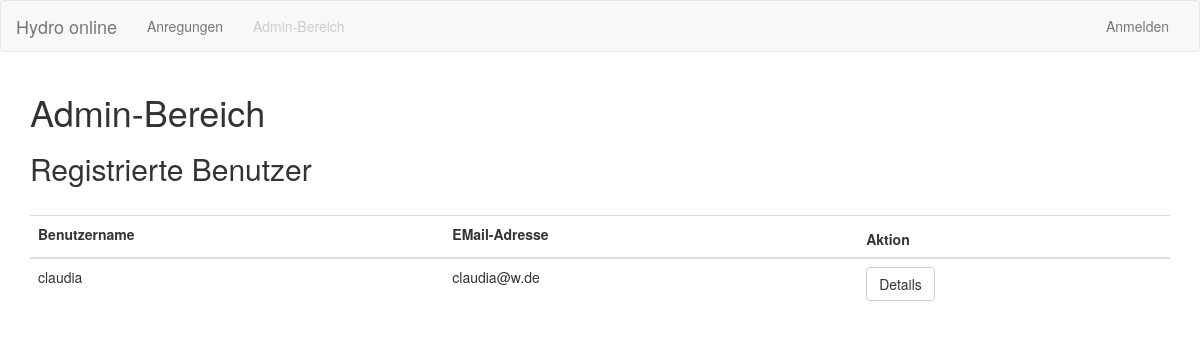
The app's page /admin, older data.
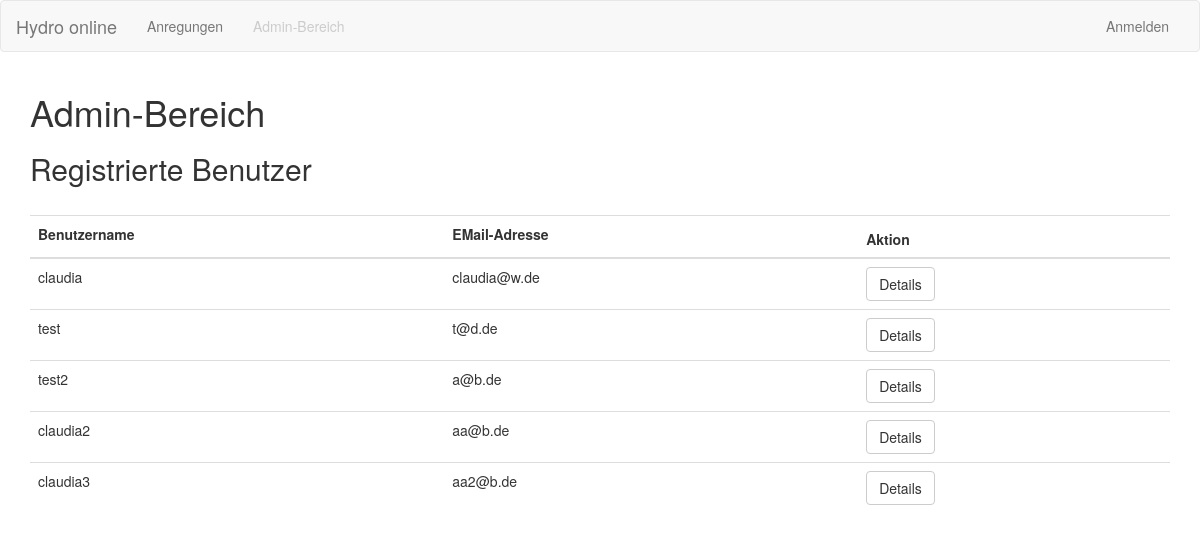
The same page, newer data.
### backend/models.py (models this page shows, shortened)
class User(UserMixin, db.Model):
    id = db.Column(db.Integer, primary_key=True)
    username = db.Column(db.String(64), index=True, unique=True)
    email = db.Column(db.String(120), index=True, unique=True)
    password_hash = db.Column(db.String(128))
    roles = db.relationship('Role', secondary='user_role', back_populates='users')
    pflanzen = db.relationship('Pflanze', backref='publisher', lazy='dynamic')

### backend/index.py (the view)
@app.route('/admin')
def administer():
    users = User.query.all()
    form = forms.UserForm()
    return render_template('administer.html', form=form, users=users)

### templates/administer.html (shortened to what this page needs)
{% extends "base.html" %}
{% block my_content %}
    <div class="container">
        <h1>Admin-Bereich</h1>
        <h2>Registrierte Benutzer</h2>
        <br>
        <table id="data" class="table">
            <form method="POST" action="">
            <thead>
              <tr>
                <th>
                  {{form.username.label}}
                </th>
                <th>
                  {{form.email.label}}
                </th>
                <th>
                  Aktion
                </th>
              </tr>
            </thead>
            <tbody>
            {% for user in users %}
                <tr>
                  <td>
                    {{user.username}}
                  </td>
                  <td>
                    {{user.email}}
                  </td>
                  <td>
                    <a class="btn btn-default" href="{{url_for('user_details',id=user.id, pwd='std')}}" role="button">Details</a>
                  </td>
                </tr>
             {% endfor %}
          </tbody>
        </table>
    </div>
{% endblock %}

Row changes from the older to the newer data that the page shows:
added User: username "test", email "t@d.de"
added User: username "test2", email "a@b.de"
added User: username "claudia2", email "aa@b.de"
added User: username "claudia3", email "aa2@b.de"
